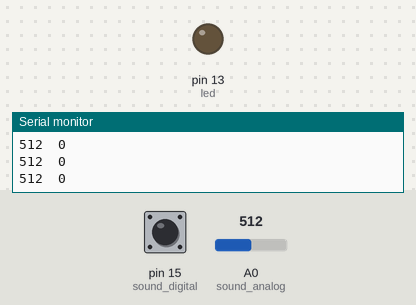
The sketch below on a simulated Arduino Uno, built with avr-gcc and run on an emulated ATmega328P. Parts: output pins drawn as LEDs (lit = HIGH), the last lines printed to the serial monitor. The inputs (shaded band) are chosen by the test bench; at power-on: pin 15 (sound_digital) LOW, A0 (sound_analog) = 512.

Above: at 1.2 s.
1.3 s: pin 15 (sound_digital) driven HIGH
At 2.5 s:
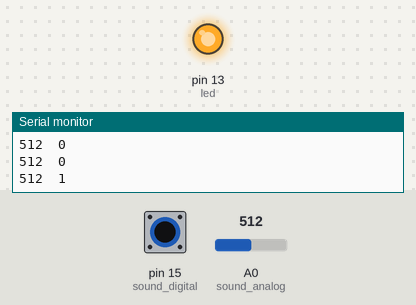
2.8 s: pin 15 (sound_digital) driven LOW
At 5.0 s:
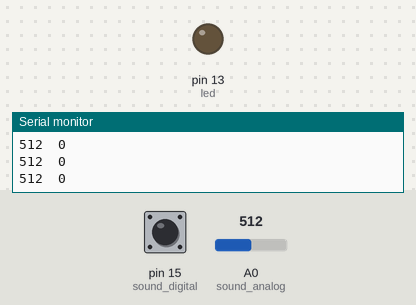
5.8 s: pin 15 (sound_digital) pulsed HIGH 2 times (0.12 s each, 0.3 s apart)
At 6.3 s:
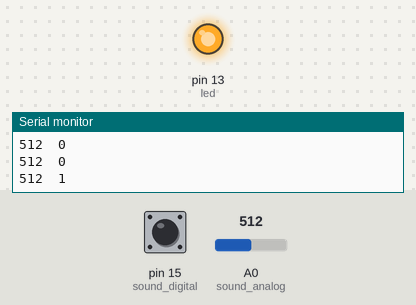
Timing chart, 0 to 10.3 s (numbered marks = the images above; inputs shaded):
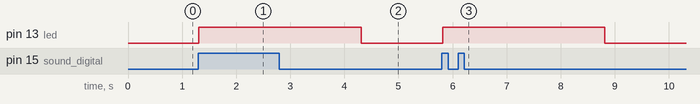

Measured:
- after the input at 1.3 s, pin 13 (led): LOW → HIGH at once
- after the input at 2.8 s, pin 13 (led): HIGH → LOW after 1.5 s
- after the input at 5.8 s, pin 13 (led): LOW → HIGH at once, → LOW 3.0 s later

The sketch:

baby-pulse.ino.ino
```cpp
int led = 13;
int sound_digital = 15;
int sound_analog = A0;

void setup(){
  Serial.begin(9600);
  pinMode(led, OUTPUT);
  pinMode(sound_digital, INPUT);
}

void loop(){
  int val_digital = digitalRead(sound_digital);
  int val_analog = analogRead(sound_analog);

  Serial.print(val_analog);
  Serial.print("\t");
  Serial.println(val_digital);

  if (val_digital == HIGH)
  {
    digitalWrite (led, HIGH);
    delay(3000);
    }
  else
  {
    digitalWrite (led, LOW);
    }
}
```
